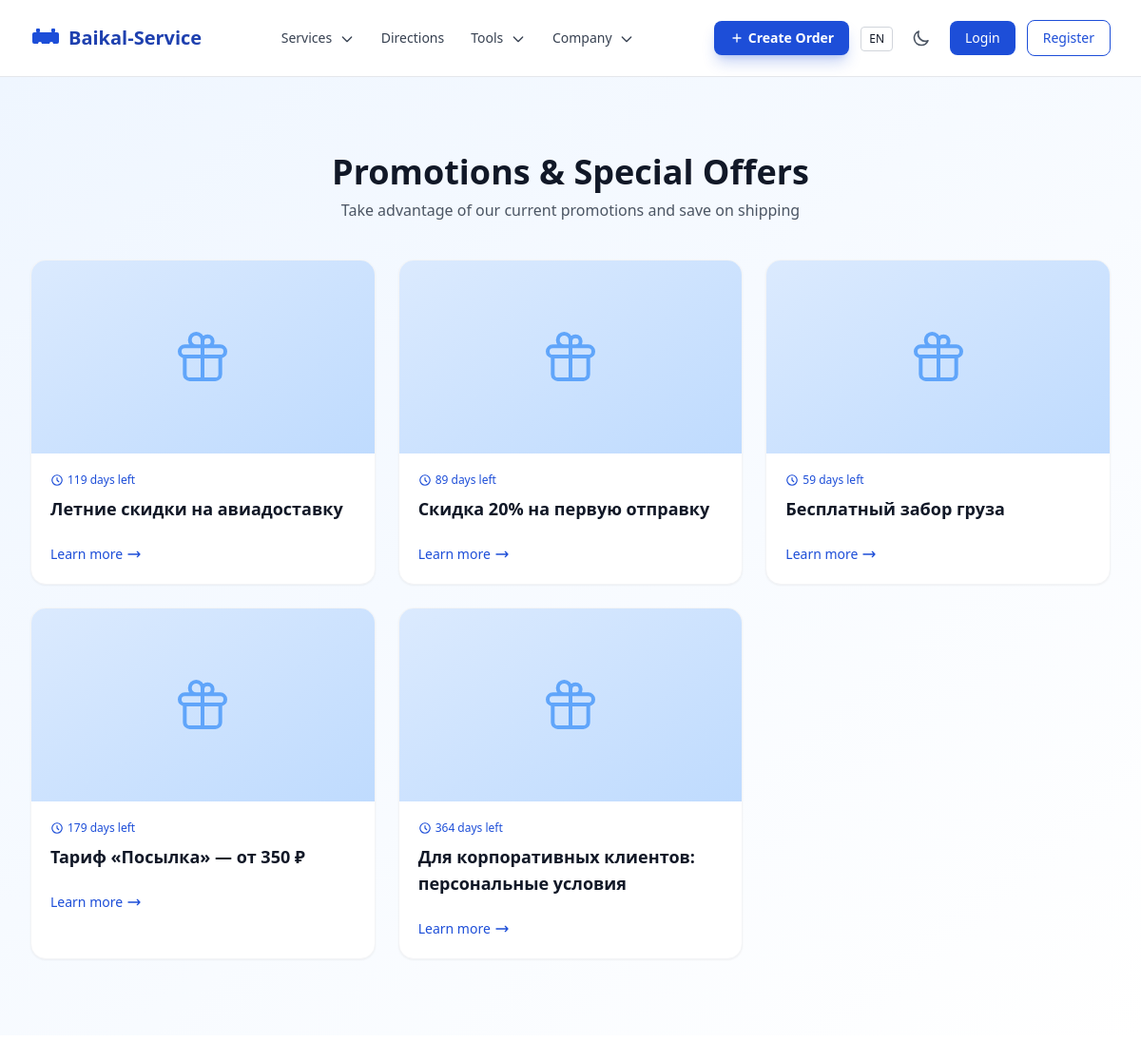
The app's page /ru/promotions/ with its own data.
### apps/core/models.py (models this page shows, shortened)
class Promotion(models.Model):
    title = models.CharField(max_length=255, verbose_name=_('Title'))
    title_en = models.CharField(max_length=255, blank=True, verbose_name=_('Title (EN)'))
    slug = models.SlugField(unique=True, verbose_name=_('Slug'))
    short_description = models.TextField(verbose_name=_('Short description'))
    full_description = models.TextField(verbose_name=_('Full description'))
    image = models.ImageField(upload_to='uploads/promotions/', blank=True, verbose_name=_('Image'))
    start_date = models.DateTimeField(verbose_name=_('Start date'))
    end_date = models.DateTimeField(verbose_name=_('End date'))
    is_active = models.BooleanField(default=True, verbose_name=_('Active'))
    created_at = models.DateTimeField(auto_now_add=True)
    class Meta:
        verbose_name = _('Promotion')
        verbose_name_plural = _('Promotions')
        ordering = ['-start_date']

### apps/core/views.py (the view)
# urls.py: path('promotions/', views.PromotionListView.as_view(), name='promotions'),
class PromotionListView(ListView):
    model = Promotion
    template_name = 'pages/core/promotions.html'
    context_object_name = 'promotions'
    def get_queryset(self):
        return Promotion.objects.filter(is_active=True)

### apps/core/context_processors.py (called while the page is built)
def site_settings(request):
    return {
        'SITE_NAME': 'Baikal-Service',
        'SITE_DESCRIPTION': 'Logistics and cargo transportation across Russia and CIS',
        'theme': getattr(request, 'theme', 'light'),
        'DEBUG': settings.DEBUG,
    }

### apps/core/templatetags/i18n_extras.py (called while the page is built)
@register.filter
def localized(obj, language=None):
    if language is None:
        language = translation.get_language()
    lang_code = language[:2] if language else 'ru'
    if hasattr(obj, 'get_localized_name'):
        return obj.get_localized_name(lang_code)
    if lang_code == 'en':
        if hasattr(obj, 'name_en') and obj.name_en:
            return obj.name_en
        if hasattr(obj, 'title_en') and obj.title_en:
            return obj.title_en
    if hasattr(obj, 'name'):
        return obj.name
    if hasattr(obj, 'title'):
        return obj.title
    return str(obj)

@register.filter
def localized_field(obj, field_name):
    language = translation.get_language()
    lang_code = language[:2] if language else 'ru'
    if lang_code == 'en':
        en_field = f'{field_name}_en'
        if hasattr(obj, en_field):
            value = getattr(obj, en_field)
            if value:
                return value
    return getattr(obj, field_name, '')

### templates/pages/core/promotions.html (shortened to what this page needs)
{% extends 'base.html' %}{% load i18n static i18n_extras %}
{% block content %}
<div class="bg-gradient-to-br from-baikal-50 to-white dark:from-gray-900 dark:to-gray-800">
  <div class="max-w-7xl mx-auto px-4 sm:px-6 lg:px-8 py-12 lg:py-20">
    <h1 class="text-3xl lg:text-4xl font-bold text-gray-900 dark:text-white text-center mb-2">{% translate 'Promotions & Special Offers' %}</h1>
    <p class="text-gray-600 dark:text-gray-400 text-center max-w-2xl mx-auto mb-10">{% translate 'Take advantage of our current promotions and save on shipping' %}</p>
    <div class="grid grid-cols-1 md:grid-cols-2 lg:grid-cols-3 gap-6">
      {% for promo in promotions %}
      <div class="group bg-white dark:bg-gray-800 rounded-2xl overflow-hidden shadow-sm hover:shadow-xl border border-gray-100 dark:border-gray-700 transition-all duration-300">
        {% if promo.image %}
        <div class="aspect-[16/9] overflow-hidden">
          <img src="{{ promo.image.url }}" alt="{{ promo|localized }}" class="w-full h-full object-cover group-hover:scale-105 transition-transform duration-500">
        </div>
        {% else %}
        <div class="aspect-[16/9] bg-gradient-to-br from-baikal-100 to-baikal-200 dark:from-baikal-900 dark:to-baikal-800 flex items-center justify-center">
        </div>
        {% endif %}
        <div class="p-5">
          {% if promo.end_date %}
          <div x-data="{ end: new Date('{{ promo.end_date|date:'Y/m/d' }}').getTime(), now: new Date().getTime() }" x-init="setInterval(() => { now = new Date().getTime() }, 1000)" class="flex items-center gap-1 text-xs text-baikal-600 dark:text-baikal-400 font-medium mb-2">
            <svg class="w-3.5 h-3.5" fill="none" stroke="currentColor" viewBox="0 0 24 24"><path stroke-linecap="round" stroke-linejoin="round" stroke-width="2" d="M12 8v4l3 3m6-3a9 9 0 11-18 0 9 9 0 0118 0z"/></svg>
            <span x-text="Math.max(0, Math.floor((end - now) / 86400000)) + ' ' + '{% translate "days left" %}'"></span>
          </div>
          {% endif %}
          <h3 class="text-lg font-semibold text-gray-900 dark:text-white mb-2">{{ promo|localized }}</h3>
          <a href="{% url 'core:promotion_detail' slug=promo.slug %}" class="inline-flex items-center gap-1 mt-4 text-baikal-600 dark:text-baikal-400 font-medium text-sm hover:gap-2 transition-all">
            {% translate 'Learn more' %}
            <svg class="w-4 h-4" fill="none" stroke="currentColor" viewBox="0 0 24 24"><path stroke-linecap="round" stroke-linejoin="round" stroke-width="2" d="M17 8l4 4m0 0l-4 4m4-4H3"/></svg>
          </a>
        </div>
      </div>
      {% endfor %}
    </div>
  </div>
</div>
{% endblock %}

### static/css/styles.css (style rules this page uses)
html { line-height: 1.5; -webkit-text-size-adjust: 100%; -moz-tab-size: 4; tab-size: 4; font-family: 'Inter', ui-sans-serif, system-ui, sans-serif; font-feature-settings: normal; font-variation-settings: normal; -webkit-tap-highlight-color: transparent; }
body { margin: 0; line-height: inherit; }
a { color: inherit; text-decoration: inherit; }

### records on screen
Promotion: title "Летние скидки на авиадоставку"
Promotion: title "Скидка 20% на первую отправку"
Promotion: title "Бесплатный забор груза"
Promotion: title "Тариф «Посылка» — от 350 ₽"
Promotion: title "Для корпоративных клиентов: персональные условия"

### other values on screen
{{ lang_code }} "EN"
